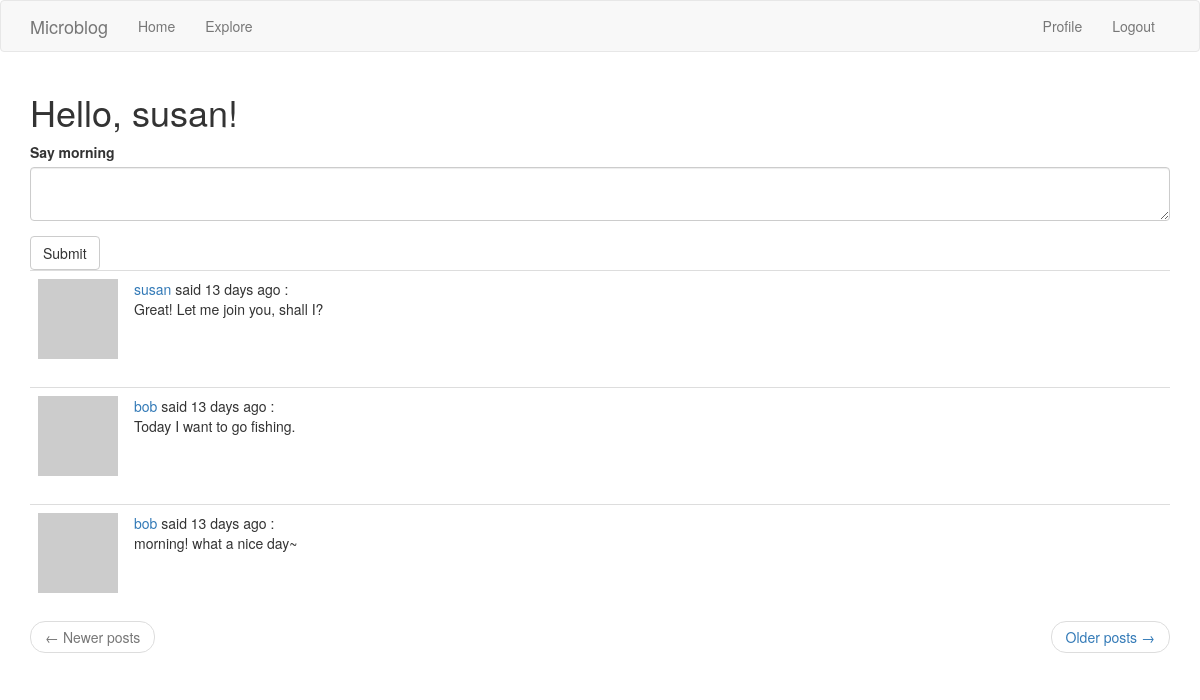
/welcome (signed in), run on the app's committed database.
### app/models.py (models this page shows, shortened)
class PaginatedAPIMixin(object):
    @staticmethod
    def to_collection_dict(query, page, per_page, endpoint, **kwargs):
        resources = query.paginate(page, per_page, False)
        data = {
            'items': [item.to_dict() for item in resources.items],
            '_meta':{
                'page': page,
                'per_page': per_page,
                'total_pages': resources.pages,
                'total_items': resources.total
            },
            '_link': {
                'self': url_for(endpoint, page=page, per_page=per_page,
                                **kwargs),
                'next': url_for(endpoint, page=page + 1, per_page=per_page,
                                **kwargs) if resources.has_next else None,
                'prev': url_for(endpoint, page=page - 1, per_page=per_page,
                                **kwargs) if resources.has_prev else None
            }
        }
        return data

class User(PaginatedAPIMixin, UserMixin, db.Model):
    id = db.Column(db.Integer, primary_key=True)
    username = db.Column(db.String(64), index=True, unique=True)
    email = db.Column(db.String(120), index=True, unique=True)
    password_hash = db.Column(db.String(128))
    posts = db.relationship('Post', backref='author', lazy='dynamic')
    about_me = db.Column(db.String(140))
    last_seen = db.Column(db.DateTime, default=datetime.utcnow)
    followed = db.relationship(
        'User', secondary=followers,
        primaryjoin=(followers.c.follower_id == id),
        secondaryjoin=(followers.c.followed_id == id),
        backref=db.backref('followers', lazy='dynamic'), lazy='dynamic')
    token = db.Column(db.String(32), index=True, unique=True)
    token_expiration = db.Column(db.DateTime)
    def avatar(self, size):
        digest = md5(self.email.lower().encode('utf-8')).hexdigest()
        return 'https://www.gravatar.com/avatar/{}?d=identicon&s={}'.format(digest, size)
    def followed_posts(self):
        followed = Post.query.join(
            followers, (followers.c.followed_id == Post.user_id)).filter(
                followers.c.follower_id == self.id)
        own = Post.query.filter_by(user_id=self.id)
        return followed.union(own).order_by(Post.timestamp.desc())

class Post(db.Model):
    __searchable__ = ['body']
    id = db.Column(db.Integer, primary_key=True)
    body = db.Column(db.String(150))
    timestamp = db.Column(db.DateTime, index=True, default=datetime.utcnow)
    user_id = db.Column(db.Integer, db.ForeignKey('user.id'))
    language = db.Column(db.String(5))

### app/main/routes.py (the view, shortened to what this page needs)
@bp.route('/', methods=['GET', 'POST'])
@bp.route('/welcome', methods=['GET', 'POST'])
@login_required
def welcome():
    form = PostForm()
    page = request.args.get('page', 1, type=int)
    posts = current_user.followed_posts().paginate(
        page, current_app.config['POSTS_PER_PAGE'], False)
    next_url = url_for('main.welcome', page=posts.next_num) \
        if posts.has_next else None
    prev_url = url_for('main.welcome', page=posts.prev_num) \
        if posts.has_prev else None
    return render_template('welcomePage.html', title='Home Page',
                           form=form, posts=posts.items,
                           next_url=next_url, prev_url=prev_url)

### app/forms.py
class PostForm(FlaskForm):
    post = TextAreaField(_l('Say morning'), validators=[DataRequired(), Length(min=1, max=140)])
    submit = SubmitField(_l('Submit'))

### app/main/routes.py (called while the page is built)
@bp.before_request
def before_request():
    if current_user.is_authenticated:
        current_user.last_seen = datetime.utcnow()
        db.session.add(current_user) # which is not necessary cause current user is already there
        db.session.commit()
    g.locale = str(get_locale())

### app/models.py (called while the page is built)
@login.user_loader
def load_user(id):
    return User.query.get(int(id))

    @classmethod
    def before_commit(cls, session):
        session._changes = {
            'add': list(session.new),
            'update': list(session.dirty),
            'delete': list(session.deleted)
        }

    @classmethod
    def after_commit(cls, session):
        for obj in session._changes['add']:
            if isinstance(obj, SearchableMixin):
                add_to_index(obj.__tablename__, obj)
        for obj in session._changes['update']:
            if isinstance(obj, SearchableMixin):
                add_to_index(obj.__tablename__, obj)
        for obj in session._changes['delete']:
            if isinstance(obj, SearchableMixin):
                remove_from_index(obj.__tablename__, obj)
        session._changes = None

### app/templates/welcomePage.html (shortened to what this page needs)
{% extends "base.html" %}
{% import 'bootstrap/wtf.html' as wtf %}
{% block app_content %}
        <h1>Hello, {{ current_user.username }}!</h1>
        {% if form %}
            {{ wtf.quick_form(form) }}
        {% endif %}
        {% for post in posts %}
            {% include '_post.html' %}
        {% endfor %}
    <nav aria-label="...">
        <ul class="pager">
            <li class="previous{% if not prev_url %} disabled{% endif %}">
                <a href="{{ prev_url or '#' }}">
                    <span aria-hidden="true">&larr;</span> Newer posts
                </a>
            </li>
            <li class="next{% if not next_url %} disabled{% endif %}">
                <a href="{{ next_url or '#' }}">
                    Older posts <span aria-hidden="true">&rarr;</span>
                </a>
            </li>
        </ul>
    </nav>
{% endblock %}

### app/templates/_post.html (shortened to what this page needs)
    <table class="table table-hover">
        <tr valign="top">
            <td width="70px"><img src="{{ post.author.avatar(70) }}"></td>
            <td>
                {{ _('%(username)s said %(when)s',
                username=user_link, when=moment(post.timestamp).fromNow()) }} :
                <br>{{ post.body }}
            </td>
        </tr>
    </table>

### data on the page
User: username "susan"
Post: body "Great! Let me join you, shall I?"
Post: body "Today I want to go fishing."
Post: body "morning! what a nice day~"
